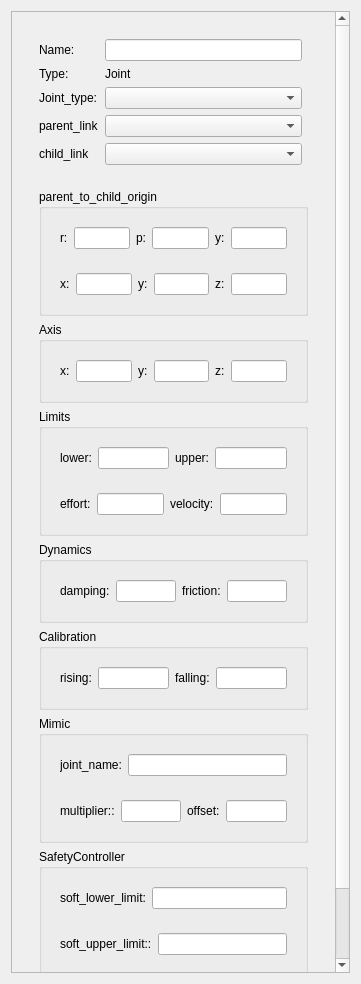
<?xml version="1.0" encoding="UTF-8"?>
<ui version="4.0">
 <class>property2</class>
 <widget class="QWidget" name="property2">
  <property name="geometry">
   <rect>
    <x>0</x>
    <y>0</y>
    <width>361</width>
    <height>984</height>
   </rect>
  </property>
  <property name="windowTitle">
   <string>Form</string>
  </property>
  <layout class="QVBoxLayout" name="verticalLayout">
   <item>
    <widget class="QScrollArea" name="scrollArea">
     <property name="widgetResizable">
      <bool>true</bool>
     </property>
     <widget class="QWidget" name="scrollAreaWidgetContents">
      <property name="geometry">
       <rect>
        <x>0</x>
        <y>0</y>
        <width>379</width>
        <height>1109</height>
       </rect>
      </property>
      <layout class="QGridLayout" name="gridLayout_3">
       <item row="0" column="0">
        <widget class="QWidget" name="widget" native="true">
         <layout class="QVBoxLayout" name="verticalLayout_2">
          <item>
           <widget class="QWidget" name="widget_3" native="true">
            <layout class="QGridLayout" name="gridLayout">
             <item row="0" column="3">
              <widget class="QLineEdit" name="lineEdit"/>
             </item>
             <item row="1" column="0">
              <widget class="QLabel" name="label_2">
               <property name="text">
                <string>Type:</string>
               </property>
              </widget>
             </item>
             <item row="4" column="3">
              <widget class="QComboBox" name="comboBox_2"/>
             </item>
             <item row="1" column="3" colspan="2">
              <widget class="QLabel" name="label_3">
               <property name="text">
                <string>Joint</string>
               </property>
              </widget>
             </item>
             <item row="5" column="3">
              <widget class="QComboBox" name="comboBox_3"/>
             </item>
             <item row="4" column="0">
              <widget class="QLabel" name="label_6">
               <property name="text">
                <string>parent_link</string>
               </property>
              </widget>
             </item>
             <item row="0" column="0">
              <widget class="QLabel" name="label">
               <property name="text">
                <string>Name:</string>
               </property>
              </widget>
             </item>
             <item row="2" column="0">
              <widget class="QLabel" name="label_5">
               <property name="text">
                <string>Joint_type:</string>
               </property>
              </widget>
             </item>
             <item row="2" column="3">
              <widget class="QComboBox" name="comboBox"/>
             </item>
             <item row="5" column="0">
              <widget class="QLabel" name="label_7">
               <property name="text">
                <string>child_link</string>
               </property>
              </widget>
             </item>
            </layout>
           </widget>
          </item>
          <item>
           <widget class="QWidget" name="widget_2" native="true">
            <layout class="QVBoxLayout" name="verticalLayout_3">
             <item>
              <widget class="QGroupBox" name="groupBox">
               <property name="title">
                <string>parent_to_child_origin</string>
               </property>
               <layout class="QVBoxLayout" name="verticalLayout_7">
                <item>
                 <widget class="QWidget" name="widget_5" native="true">
                  <layout class="QHBoxLayout" name="horizontalLayout">
                   <item>
                    <widget class="QLabel" name="label_8">
                     <property name="text">
                      <string>r:</string>
                     </property>
                    </widget>
                   </item>
                   <item>
                    <widget class="QLineEdit" name="lineEdit_5"/>
                   </item>
                   <item>
                    <widget class="QLabel" name="label_9">
                     <property name="text">
                      <string>p:</string>
                     </property>
                    </widget>
                   </item>
                   <item>
                    <widget class="QLineEdit" name="lineEdit_6"/>
                   </item>
                   <item>
                    <widget class="QLabel" name="label_10">
                     <property name="text">
                      <string>y:</string>
                     </property>
                    </widget>
                   </item>
                   <item>
                    <widget class="QLineEdit" name="lineEdit_7"/>
                   </item>
                  </layout>
                 </widget>
                </item>
                <item>
                 <widget class="QWidget" name="widget_4" native="true">
                  <layout class="QHBoxLayout" name="horizontalLayout_2">
                   <item>
                    <widget class="QLabel" name="label_4">
                     <property name="text">
                      <string>x:</string>
                     </property>
                    </widget>
                   </item>
                   <item>
                    <widget class="QLineEdit" name="lineEdit_2"/>
                   </item>
                   <item>
                    <widget class="QLabel" name="label_11">
                     <property name="text">
                      <string>y:</string>
                     </property>
                    </widget>
                   </item>
                   <item>
                    <widget class="QLineEdit" name="lineEdit_3"/>
                   </item>
                   <item>
                    <widget class="QLabel" name="label_12">
                     <property name="text">
                      <string>z:</string>
                     </property>
                    </widget>
                   </item>
                   <item>
                    <widget class="QLineEdit" name="lineEdit_4"/>
                   </item>
                  </layout>
                 </widget>
                </item>
               </layout>
              </widget>
             </item>
             <item>
              <widget class="QGroupBox" name="groupBox_2">
               <property name="title">
                <string>Axis</string>
               </property>
               <layout class="QHBoxLayout" name="horizontalLayout_14">
                <item>
                 <widget class="QWidget" name="widget_6" native="true">
                  <layout class="QHBoxLayout" name="horizontalLayout_3">
                   <item>
                    <widget class="QLabel" name="label_13">
                     <property name="text">
                      <string>x:</string>
                     </property>
                    </widget>
                   </item>
                   <item>
                    <widget class="QLineEdit" name="lineEdit_8"/>
                   </item>
                   <item>
                    <widget class="QLabel" name="label_14">
                     <property name="text">
                      <string>y:</string>
                     </property>
                    </widget>
                   </item>
                   <item>
                    <widget class="QLineEdit" name="lineEdit_9"/>
                   </item>
                   <item>
                    <widget class="QLabel" name="label_15">
                     <property name="text">
                      <string>z:</string>
                     </property>
                    </widget>
                   </item>
                   <item>
                    <widget class="QLineEdit" name="lineEdit_10"/>
                   </item>
                  </layout>
                 </widget>
                </item>
               </layout>
              </widget>
             </item>
             <item>
              <widget class="QGroupBox" name="groupBox_3">
               <property name="title">
                <string>Limits</string>
               </property>
               <layout class="QVBoxLayout" name="verticalLayout_6">
                <item>
                 <widget class="QWidget" name="widget_7" native="true">
                  <layout class="QHBoxLayout" name="horizontalLayout_4">
                   <item>
                    <widget class="QLabel" name="label_16">
                     <property name="text">
                      <string>lower:</string>
                     </property>
                    </widget>
                   </item>
                   <item>
                    <widget class="QLineEdit" name="lineEdit_11"/>
                   </item>
                   <item>
                    <widget class="QLabel" name="label_17">
                     <property name="text">
                      <string>upper:</string>
                     </property>
                    </widget>
                   </item>
                   <item>
                    <widget class="QLineEdit" name="lineEdit_12"/>
                   </item>
                  </layout>
                 </widget>
                </item>
                <item>
                 <widget class="QWidget" name="widget_8" native="true">
                  <layout class="QHBoxLayout" name="horizontalLayout_5">
                   <item>
                    <widget class="QLabel" name="label_19">
                     <property name="text">
                      <string>effort:</string>
                     </property>
                    </widget>
                   </item>
                   <item>
                    <widget class="QLineEdit" name="lineEdit_14"/>
                   </item>
                   <item>
                    <widget class="QLabel" name="label_20">
                     <property name="text">
                      <string>velocity:</string>
                     </property>
                    </widget>
                   </item>
                   <item>
                    <widget class="QLineEdit" name="lineEdit_15"/>
                   </item>
                  </layout>
                 </widget>
                </item>
               </layout>
              </widget>
             </item>
             <item>
              <widget class="QGroupBox" name="groupBox_4">
               <property name="title">
                <string>Dynamics</string>
               </property>
               <layout class="QHBoxLayout" name="horizontalLayout_16">
                <item>
                 <widget class="QWidget" name="widget_9" native="true">
                  <layout class="QHBoxLayout" name="horizontalLayout_6">
                   <item>
                    <widget class="QLabel" name="label_18">
                     <property name="text">
                      <string>damping:</string>
                     </property>
                    </widget>
                   </item>
                   <item>
                    <widget class="QLineEdit" name="lineEdit_13"/>
                   </item>
                   <item>
                    <widget class="QLabel" name="label_21">
                     <property name="text">
                      <string>friction:</string>
                     </property>
                    </widget>
                   </item>
                   <item>
                    <widget class="QLineEdit" name="lineEdit_16"/>
                   </item>
                  </layout>
                 </widget>
                </item>
               </layout>
              </widget>
             </item>
             <item>
              <widget class="QGroupBox" name="groupBox_5">
               <property name="title">
                <string>Calibration</string>
               </property>
               <layout class="QHBoxLayout" name="horizontalLayout_17">
                <item>
                 <widget class="QWidget" name="widget_10" native="true">
                  <layout class="QHBoxLayout" name="horizontalLayout_7">
                   <item>
                    <widget class="QLabel" name="label_22">
                     <property name="text">
                      <string>rising:</string>
                     </property>
                    </widget>
                   </item>
                   <item>
                    <widget class="QLineEdit" name="lineEdit_17"/>
                   </item>
                   <item>
                    <widget class="QLabel" name="label_23">
                     <property name="text">
                      <string>falling:</string>
                     </property>
                    </widget>
                   </item>
                   <item>
                    <widget class="QLineEdit" name="lineEdit_18"/>
                   </item>
                  </layout>
                 </widget>
                </item>
               </layout>
              </widget>
             </item>
             <item>
              <widget class="QGroupBox" name="groupBox_6">
               <property name="title">
                <string>Mimic</string>
               </property>
               <layout class="QVBoxLayout" name="verticalLayout_4">
                <item>
                 <widget class="QWidget" name="widget_11" native="true">
                  <layout class="QHBoxLayout" name="horizontalLayout_8">
                   <item>
                    <widget class="QLabel" name="label_24">
                     <property name="text">
                      <string>joint_name:</string>
                     </property>
                    </widget>
                   </item>
                   <item>
                    <widget class="QLineEdit" name="lineEdit_19"/>
                   </item>
                  </layout>
                 </widget>
                </item>
                <item>
                 <widget class="QWidget" name="widget_12" native="true">
                  <layout class="QHBoxLayout" name="horizontalLayout_9">
                   <item>
                    <widget class="QLabel" name="label_25">
                     <property name="text">
                      <string>multiplier::</string>
                     </property>
                    </widget>
                   </item>
                   <item>
                    <widget class="QLineEdit" name="lineEdit_20"/>
                   </item>
                   <item>
                    <widget class="QLabel" name="label_26">
                     <property name="text">
                      <string>offset:</string>
                     </property>
                    </widget>
                   </item>
                   <item>
                    <widget class="QLineEdit" name="lineEdit_21"/>
                   </item>
                  </layout>
                 </widget>
                </item>
               </layout>
              </widget>
             </item>
             <item>
              <widget class="QGroupBox" name="groupBox_7">
               <property name="title">
                <string>SafetyController</string>
               </property>
               <layout class="QVBoxLayout" name="verticalLayout_5">
                <item>
                 <widget class="QWidget" name="widget_13" native="true">
                  <layout class="QHBoxLayout" name="horizontalLayout_10">
                   <item>
                    <widget class="QLabel" name="label_27">
                     <property name="text">
                      <string>soft_lower_limit:</string>
                     </property>
                    </widget>
                   </item>
                   <item>
                    <widget class="QLineEdit" name="lineEdit_22"/>
                   </item>
                  </layout>
                 </widget>
                </item>
                <item>
                 <widget class="QWidget" name="widget_14" native="true">
                  <layout class="QHBoxLayout" name="horizontalLayout_11">
                   <item>
                    <widget class="QLabel" name="label_28">
                     <property name="text">
                      <string>soft_upper_limit::</string>
                     </property>
                    </widget>
                   </item>
                   <item>
                    <widget class="QLineEdit" name="lineEdit_23"/>
                   </item>
                  </layout>
                 </widget>
                </item>
                <item>
                 <widget class="QWidget" name="widget_15" native="true">
                  <layout class="QHBoxLayout" name="horizontalLayout_12">
                   <item>
                    <widget class="QLabel" name="label_29">
                     <property name="text">
                      <string>k_position:</string>
                     </property>
                    </widget>
                   </item>
                   <item>
                    <widget class="QLineEdit" name="lineEdit_24"/>
                   </item>
                   <item>
                    <widget class="QLabel" name="label_30">
                     <property name="text">
                      <string>k_velocity:</string>
                     </property>
                    </widget>
                   </item>
                   <item>
                    <widget class="QLineEdit" name="lineEdit_25"/>
                   </item>
                  </layout>
                 </widget>
                </item>
               </layout>
              </widget>
             </item>
            </layout>
           </widget>
          </item>
         </layout>
        </widget>
       </item>
      </layout>
     </widget>
    </widget>
   </item>
  </layout>
 </widget>
 <resources/>
 <connections/>
</ui>
